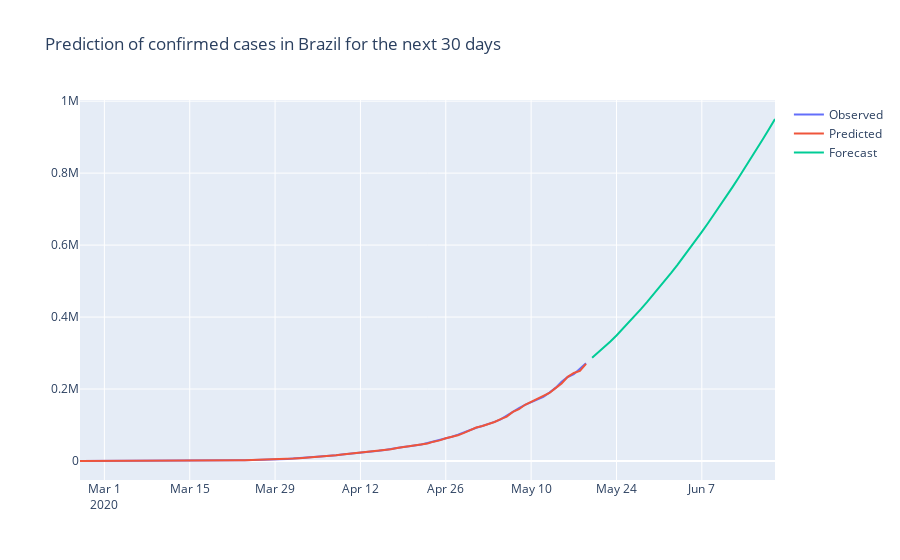

The notebook cell saved with this chart:
### Code cell
fig=go.Figure(go.Scatter(
    x=Confirmed.index,y=Confirmed,name='Observed'
))

fig.add_trace(go.Scatter(
    x=Confirmed.index,y=model.predict_in_sample(), name='Predicted'
))

fig.add_trace(go.Scatter(
    x=pd.date_range('2020-05-20', '2020-06-20'), y=model.predict(31), name='Forecast'
))
fig.update_layout(title='Prediction of confirmed cases in Brazil for the next 30 days')
